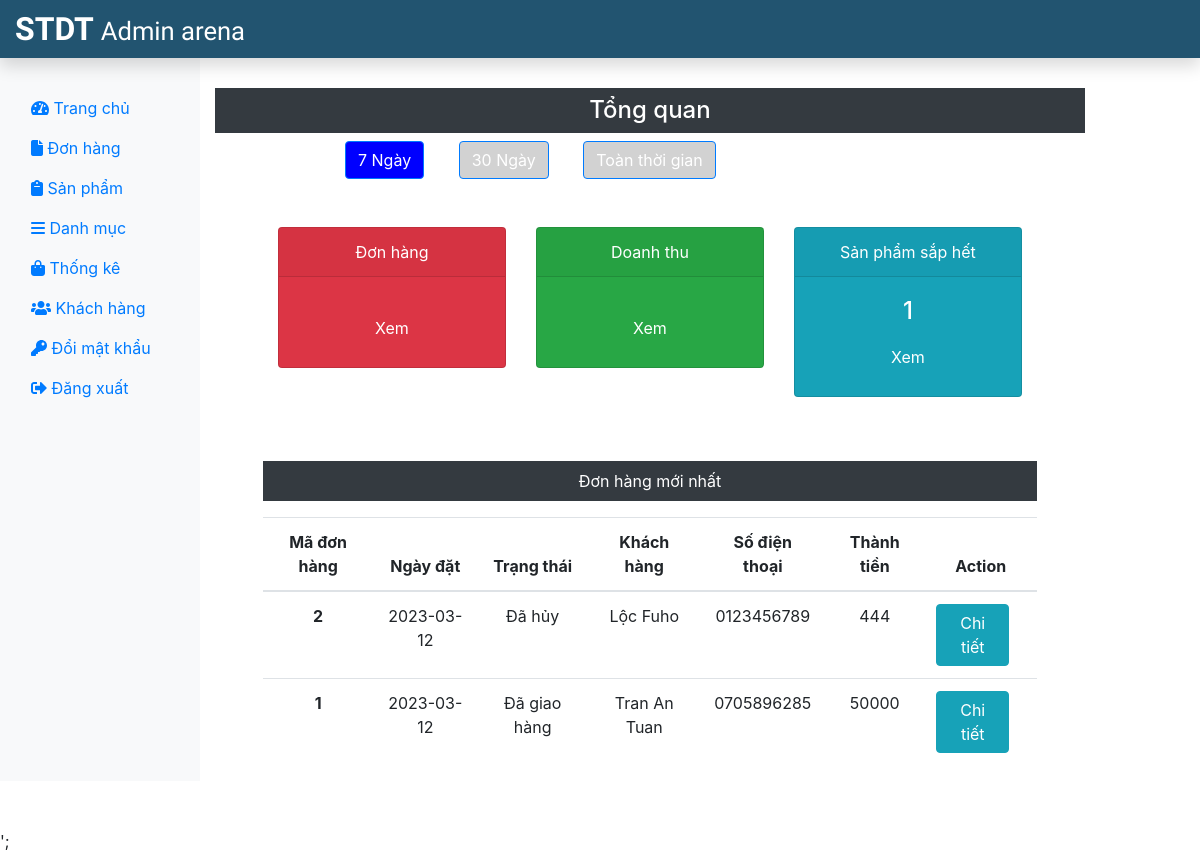
The app's page /admin/trangChu.php (signed in), older data.
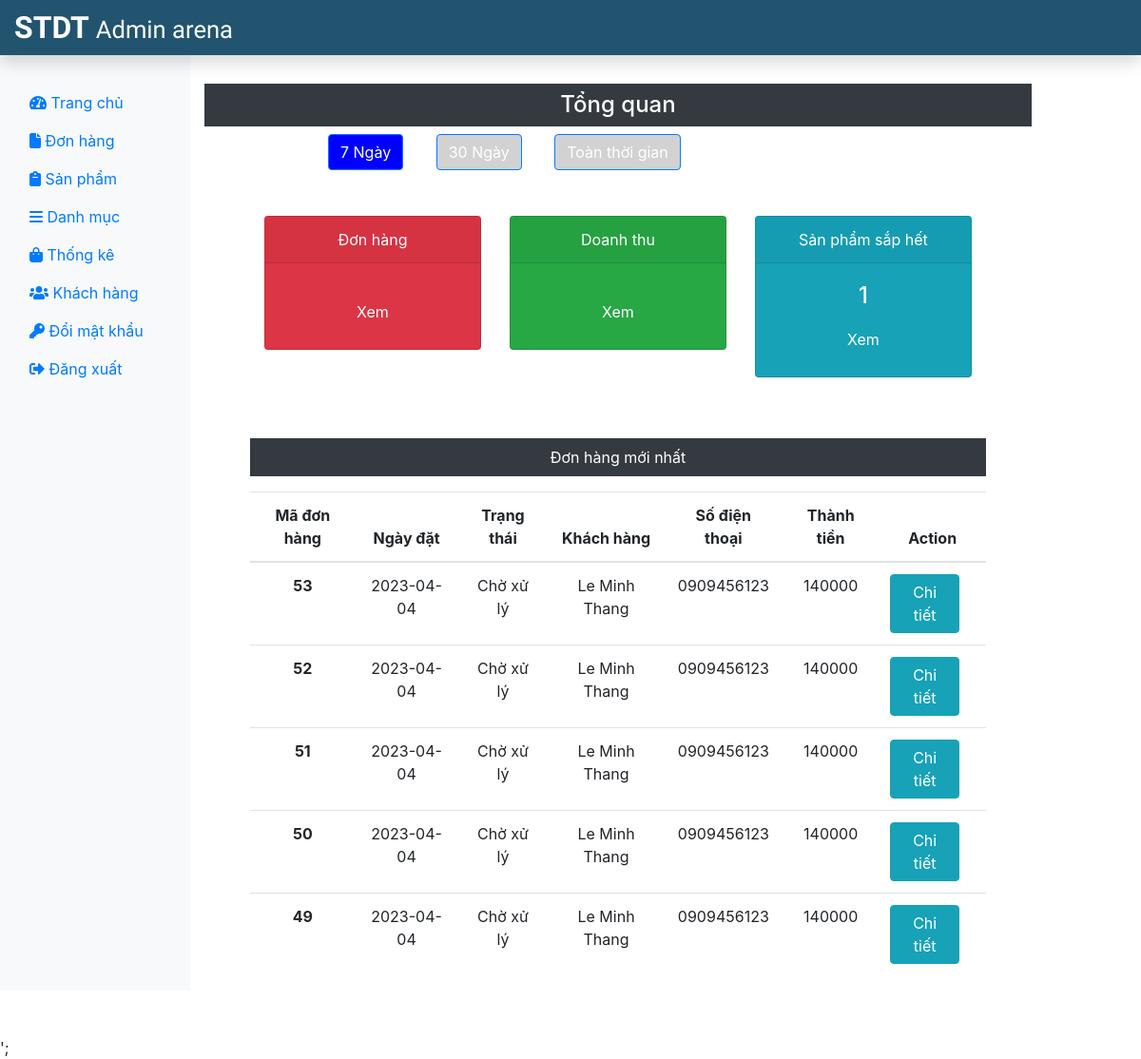
The same page, newer data.
### tables this page shows
CREATE TABLE `donhang` (
  `dh_id` int(11) NOT NULL,
  `tt_id` int(11) NOT NULL,
  `dh_soLuong` int(11) NOT NULL,
  `dh_tongThanhToan` int(11) NOT NULL,
  `dh_ngayDat` date NOT NULL,
  `dh_ghiChu` varchar(50) NOT NULL,
  `nm_id` int(11) NOT NULL,
  `dh_pttt` tinyint(4) NOT NULL DEFAULT 1
);

CREATE TABLE `trangthai` (
  `tt_id` int(11) NOT NULL,
  `tt_ten` varchar(20) NOT NULL
);

CREATE TABLE `nguoimua` (
  `nm_id` int(11) NOT NULL,
  `nm_ten` varchar(50) NOT NULL,
  `nm_email` varchar(50) NOT NULL,
  `nm_matKhau` varchar(50) NOT NULL,
  `nm_sdt` char(10) NOT NULL,
  `nm_hinhAnh` text NOT NULL,
  `nm_trangThai` tinyint(1) NOT NULL
);

### admin/trangChu.php (the view, shortened to what this page needs)
<?php
include('../admin/admininclude/header.php');
include('../dbConnection.php');
?>
        <div class="col-sm-9 mt-5">
        <h4 class="bg-dark text-white p-2 text-center">Tổng quan</h4>
        <button type="button" class="btn btn-primary" id="btn_7days" value="7" style="margin-left: 130px;" >7 Ngày</button>
        <button type="button" class="btn btn-primary" id="btn_30days"  style="margin-left: 30px;">30 Ngày</button>
        <button type="button" class="btn btn-primary" id="btn_all"  style="margin-left: 30px;">Toàn thời gian</button>
            <div class="row mx-5 text-center" id="load-data" >
                    <div class="col-sm-4 mt-5" >
                        <div class="card text-white bg-danger mb-3" style="max-width: 18rem;">
                            <div class="card-header">Đơn hàng</div>
                            <div class="card-body">
                                <a class="btn text-white" href="donHang.php">Xem</a>
                            </div>
                        </div>
                    </div>
                     <div class="col-sm-4 mt-5">
                        <div class="card text-white bg-success mb-3" style="max-width: 18rem;">
                             <div class="card-header">Doanh thu</div>
                             <div class="card-body">
                                 <a class="btn text-white" href="thongKe.php">Xem</a>
                             </div>
                         </div>
                     </div>
<?php
    $sql = "SELECT COUNT(sp_id) FROM sanPham WHERE sp_soLuong < 5";
    $result = $conn->query($sql);
    $row = $result-> fetch_assoc();
    $oos =  $row['COUNT(sp_id)'] ;
    echo            '<div class="col-sm-4 mt-5">
                         <div class="card text-white bg-info mb-3" style="max-width: 18rem;" onclick="lessons.php">
                            <div class="card-header">Sản phẩm sắp hết</div>
                             <div class="card-body">
                                 <h4 class="card-title">'.$oos.' </h4>
                                 <a class="btn text-white" href="sanPham.php">Xem</a>
                             </div>
                         </div>
                     </div>
            ';
            ?>
            </div>
 <?php
    $sql = "SELECT dh.dh_id, tt.tt_ten, dh.dh_ngayDat, dh.dh_tongThanhToan,nm_ten,nm_sdt
            FROM donhang AS dh JOIN trangThai AS tt
                        JOIN nguoiMua AS nm WHERE tt.tt_id = dh.tt_id AND nm.nm_id=dh.nm_id
            ORDER BY  dh_id
            DESC LIMIT 5;";
    $result = $conn->query($sql);
    if($result -> num_rows > 0) {
    ?>
                 <div class="mx-5 mt-5 text-center">
                    <p class="bg-dark text-white p-2">Đơn hàng mới nhất</p>
                    <table class="table">
                        <thead>
                            <tr>
                                <th scope="col">Mã đơn hàng</th>
                                <th scope="col">Ngày đặt</th>
                                <th scope="col">Trạng thái</th>
                                <th scope="col">Khách hàng</th>
                                <th scope="col">Số điện thoại</th>
                                <th scope="col">Thành tiền</th>
                                <th scope="col">Action</th>
                            </tr>
                        </thead>
                        <tbody>
                        <?php while($row = $result -> fetch_assoc()){
                            echo '<tr>';
                            echo '<th scope="row">'.$row['dh_id'].'</th>';
                            echo '<td>'.$row['dh_ngayDat'].'</td>';
                            echo '<td>'.$row['tt_ten'].'</td>';
                            echo '<td>'.$row['nm_ten'].'</td>';
                            echo '<td>'.$row['nm_sdt'].'</td>';
                            echo '<td>'.$row['dh_tongThanhToan'].'</td>';
                            echo  '<td>
                                    <form action="chiTietDonHang.php" method="POST" class="d-inline">
                                        <input type="hidden" name="id" value='.$row["dh_id"].'>
                                        <button type="submit" class="btn btn-info mr-3" name="view" value="View">
                                                Chi tiết
                                        </button>
                                    </form>
                                </td>
                            </tr>';
                        } ?>
                        </tbody>
                    </table>
                    <?php }
                        else{
                            echo "0 Result";
                    } ?>
                </div>
            </div>
        </div>
    </div> ';
<?php
include('../admin/admininclude/footer.php');
?>

### admin/admininclude/header.php (shortened to what this page needs)
<!DOCTYPE html>
<html lang="en">
<head>
    <link rel="stylesheet" href="../css/bootstrap.min.css">
    <link rel="stylesheet" href="../css/all.min.css">
    <link rel="stylesheet" href="../css/adminstyle.css">
    <link rel="stylesheet" href="https://kit.fontawesome.com/2dd9be8ee2.css">
</head>
<body>
    <nav class="navbar navbar-dark fixed-top p-0 shadow" style="background-color: #225470;">
        <a href="adminDashboard.php" class="navbar-brand col-sm-3 col-md-2 mr-0">STDT <small class="text-white">Admin arena</small></a>
    </nav>
    <div class="container-fluid mb-5" style="margin-top: 40px;">
        <div class="row">
            <nav class="col-sm-3 col-md-2 bg-light sidebar py-5 d-print-none">
                <div class="sidebar-sticky">
                    <ul class="nav flex-column">
                        <li class="nav-item">
                            <a class="nav-link" href="trangChu.php">
                                <i class="fas fa-tachometer-alt"></i> Trang chủ
                            </a>
                        </li>
                        <li class="nav-item">
                            <a class="nav-link" href="donHang.php">
                                <i class="fa-solid fa-file"></i> Đơn hàng
                            </a>
                        </li>
                        <li class="nav-item">
                            <a class="nav-link" href="sanPham.php">
                                <i class="fa-solid fa-clipboard"></i> Sản phẩm
                            </a>
                        </li>
                        <li class="nav-item">
                            <a class="nav-link" href="danhMuc.php">
                                <i class="fa-solid fa-bars"></i> Danh mục
                            </a>
                        </li>
                        <li class="nav-item">
                            <a class="nav-link" href="thongKe.php">
                                <i class="fa-solid fa-bag-shopping"></i> Thống kê
                            </a>
                        </li>
                        <li class="nav-item">
                            <a class="nav-link" href="khachHang.php">
                                <i class="fas fa-users"></i> Khách hàng
                            </a>
                        </li>
                        <li class="nav-item">
                            <a class="nav-link" href="doiMatKhau.php">
                                <i class="fas fa-key"></i> Đổi mật khẩu
                            </a>
                        </li>
                        <li class="nav-item">
                            <a class="nav-link" href="../logout.php">
                                <i class="fas fa-sign-out-alt"></i> Đăng xuất
                            </a>
                        </li>
                    </ul>
                </div>
            </nav>

### admin/admininclude/footer.php (shortened to what this page needs)
    </body>
</html>

### css/adminstyle.css (style rules this page uses)
.navbar-brand { font-family: "Ubuntu", sans-serif; font-size: 2em; font-weight: bold; color: #fff; }

Row changes from the older to the newer data that the page shows:
no longer on this page (row unchanged): donhang: dh_id "2", dh_ngayDat "2023-03-12", tt.tt_ten "Đã hủy", nm.nm_ten "Lộc Fuho", nm.nm_sdt "0123456789", dh_tongThanhToan "444"
no longer on this page (row unchanged): donhang: dh_id "1", dh_ngayDat "2023-03-12", tt.tt_ten "Đã giao hàng", nm.nm_ten "Tran An Tuan", nm.nm_sdt "0705896285", dh_tongThanhToan "50000"
added donhang: dh_id "53", dh_ngayDat "2023-04-04", tt.tt_ten "Chờ xử lý", nm.nm_ten "Le Minh Thang", nm.nm_sdt "0909456123", dh_tongThanhToan "140000"
added donhang: dh_id "52", dh_ngayDat "2023-04-04", tt.tt_ten "Chờ xử lý", nm.nm_ten "Le Minh Thang", nm.nm_sdt "0909456123", dh_tongThanhToan "140000"
added donhang: dh_id "51", dh_ngayDat "2023-04-04", tt.tt_ten "Chờ xử lý", nm.nm_ten "Le Minh Thang", nm.nm_sdt "0909456123", dh_tongThanhToan "140000"
added donhang: dh_id "50", dh_ngayDat "2023-04-04", tt.tt_ten "Chờ xử lý", nm.nm_ten "Le Minh Thang", nm.nm_sdt "0909456123", dh_tongThanhToan "140000"
added donhang: dh_id "49", dh_ngayDat "2023-04-04", tt.tt_ten "Chờ xử lý", nm.nm_ten "Le Minh Thang", nm.nm_sdt "0909456123", dh_tongThanhToan "140000"
